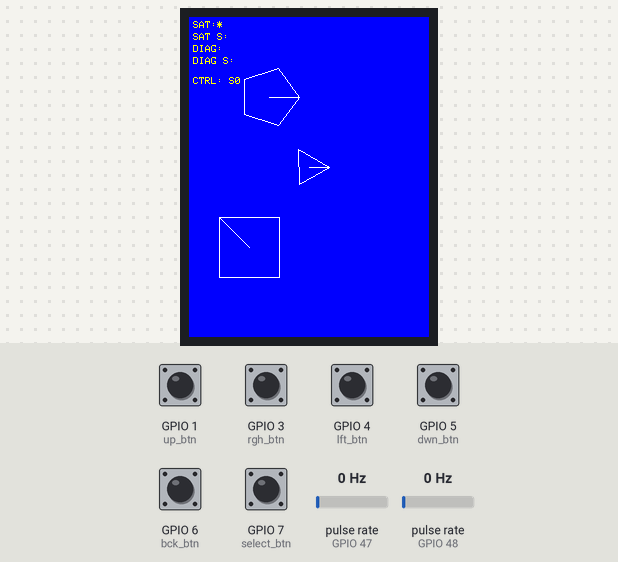
This sketch was run on a simulated ESP32-S3. On the bench: 240×320 colour display. Wiring (inferred from the names in the program): 2 × pulse sensor: data GPIO 47 / data GPIO 48. The test bench sets the inputs (shaded band); at power-on: GPIO 1 (up_btn), GPIO 3 (rgh_btn), GPIO 4 (lft_btn), GPIO 5 (dwn_btn), GPIO 6 (bck_btn), GPIO 7 (select_btn) HIGH, pulse rate (sensors on GPIO 47, GPIO 48) 0 Hz. What the sketch prints to the serial monitor is not drawn.

Above: at 1.5 s.
1.6 s: pulse rate (sensor on GPIO 47) set to 2 Hz
At 2.16 s:
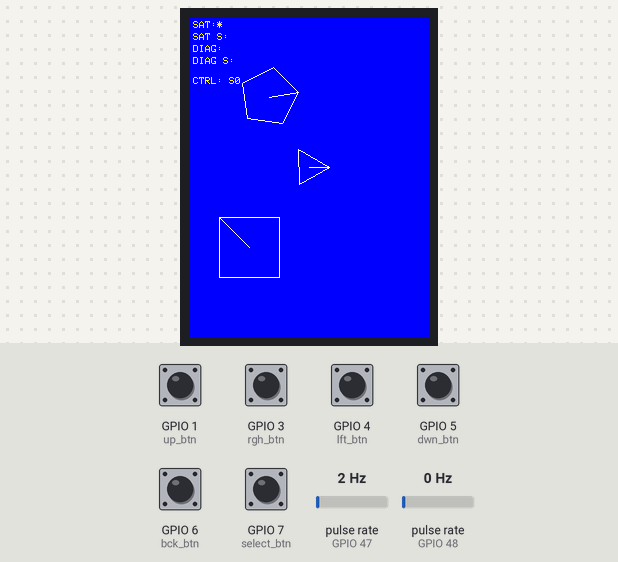
4.2 s: GPIO 6 (bck_btn) pulled LOW for 0.15 s
At 4.44 s:
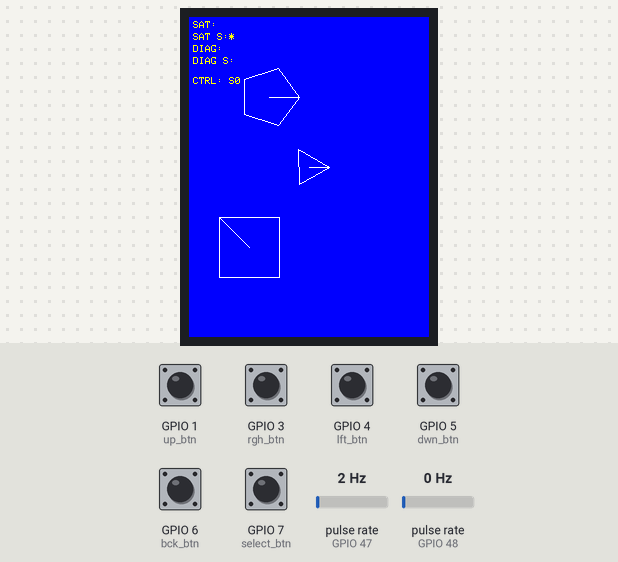
4.9 s: GPIO 7 (select_btn) pulled LOW for 0.15 s
At 5.21 s:
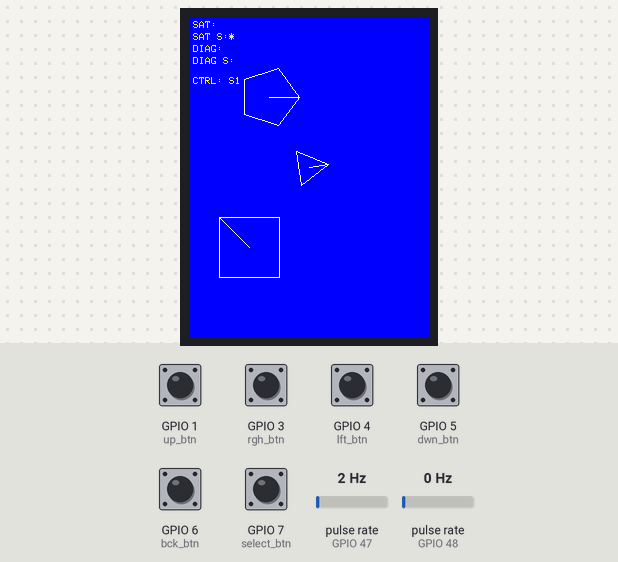
5.6 s: GPIO 1 (up_btn) pulled LOW for 1 s
At 7.8 s:
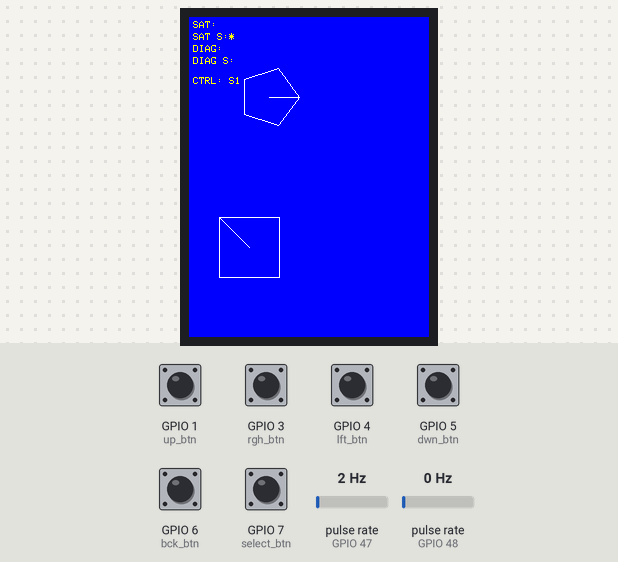
8.1 s: pulse rate (sensor on GPIO 48) set to 50 Hz
10.7 s: pulse rate (sensor on GPIO 48) set to 100 Hz
Timing chart, 0 to 13.4 s (numbered marks = the images above; inputs shaded):
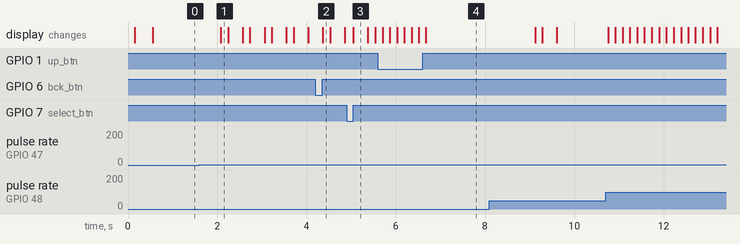

The sketch:

convex_collision.ino
```cpp
#include <TFT_eSPI.h>
#include <Wire.h>
#include <vector>
#include <algorithm>
#include <math.h>

using namespace std;

// Eğer INFINITY tanımlı değilse tanımla
#ifndef INFINITY
#define INFINITY (1e9)
#endif

// ====== BUTON PINLERİ ======
#define up_btn     1
#define dwn_btn    5
#define lft_btn    4
#define rgh_btn    3
#define bck_btn    6
#define select_btn 7

// ====== ENCODER PINLERİ ======
#define ENCODER_CLK 48
#define ENCODER_DT  47

// *** ÖNEMLİ: Interrupt içinde değişen değişkenler 'volatile' olmalıdır ***
volatile int counter = 0;
volatile int lastEncoded = 0; // Encoder durumu için

// ====== TFT ======
TFT_eSPI tft = TFT_eSPI();
TFT_eSprite img = TFT_eSprite(&tft);

// ====== ZAMANLAMA ======
unsigned long previousMillis = 0;
const unsigned long interval = 16;   // ~60 FPS

// ====== INPUT DURUMLARI ======
bool UP = false;
bool DOWN = false;
bool LEFT = false;
bool RIGHT = false;
bool SELECT1 = false;
bool SELECT2 = false;

// Aktif shape index (0 veya 1)
int activeShapeIndex = 0;

// ====== VEC / POLYGON YAPILARI ======
struct vec2d {
  float x;
  float y;
};

struct polygon {
  vector<vec2d> p;   // Transform edilmiş noktalar
  vec2d pos;         // Shape pozisyonu
  float angle;       // Yön (radyan)
  vector<vec2d> o;   // Model (orijinal local noktalar)
  bool overlap = false; // Çarpışma flag'i
};

vector<polygon> vecShapes;
int nMode = 0;  // 0: SAT, 1: SAT/STATIC, 2: DIAG, 3: DIAG/STATIC

// ====== İLERİ DEKLARASYONLAR ======
void buttonControl();
void updateGame(float fElapsedTime);
void updatePolygonsAndCollisions();
void Draw();

// ==== Collision fonksiyonları ====
bool ShapeOverlap_SAT(polygon &r1, polygon &r2);
bool ShapeOverlap_SAT_STATIC(polygon &r1, polygon &r2);
bool ShapeOverlap_DIAGS(polygon &r1, polygon &r2);
bool ShapeOverlap_DIAGS_STATIC(polygon &r1, polygon &r2);

// ==========================================
//  ENCODER INTERRUPT FONKSİYONU (YENİ)
// ==========================================
// IRAM_ATTR, fonksiyonun RAM'de çalışmasını sağlar (daha hızlıdır ve kilitlenmeyi önler)
void IRAM_ATTR readEncoderISR() {
  // En basit ve kararlı yöntemlerden biri (State Table mantığına benzer basitleştirilmiş)
  int MSB = digitalRead(ENCODER_CLK); // Most Significant Bit
  int LSB = digitalRead(ENCODER_DT);  // Least Significant Bit

  int encoded = (MSB << 1) | LSB; // İki pini birleştir
  int sum = (lastEncoded << 2) | encoded; // Eski durumla yeni durumu birleştir

  // Bu binary desenlere göre yönü belirle
  if(sum == 0b1101 || sum == 0b0100 || sum == 0b0010 || sum == 0b1011) counter++;
  if(sum == 0b1110 || sum == 0b0111 || sum == 0b0001 || sum == 0b1000) counter--;

  lastEncoded = encoded; // Durumu kaydet
}

void setup() {
  Serial.begin(115200);

  // Butonları INPUT_PULLUP yap
  pinMode(up_btn,     INPUT_PULLUP);
  pinMode(dwn_btn,    INPUT_PULLUP);
  pinMode(lft_btn,    INPUT_PULLUP);
  pinMode(rgh_btn,    INPUT_PULLUP);
  pinMode(bck_btn,    INPUT_PULLUP);
  pinMode(select_btn, INPUT_PULLUP);

  // ===== ENCODER AYARLARI (DÜZELTİLDİ) =====
  pinMode(ENCODER_CLK, INPUT_PULLUP);
  pinMode(ENCODER_DT,  INPUT_PULLUP);

  // Interrupt'ları bağla (CHANGE: sinyal değiştiği an tetiklenir)
  attachInterrupt(digitalPinToInterrupt(ENCODER_CLK), readEncoderISR, CHANGE);
  attachInterrupt(digitalPinToInterrupt(ENCODER_DT),  readEncoderISR, CHANGE);

  Serial.println("Encoder test basladi (Interrupt Version)...");

  // TFT
  tft.init();
  tft.setRotation(4);
  tft.setSwapBytes(true);
  tft.fillScreen(TFT_BLUE);

  img.createSprite(170, 320);
  img.setTextDatum(TL_DATUM);
  img.setTextColor(TFT_WHITE, TFT_BLUE);

  // ====== Pentagon (Shape 0) ======
  polygon s1;
  float fTheta = 3.14159f * 2.0f / 5.0f;
  s1.pos = { 80.0f, 80.0f };
  s1.angle = 0.0f;
  for (int i = 0; i < 5; i++) {
    float x = 30.0f * cosf(fTheta * i);
    float y = 30.0f * sinf(fTheta * i);
    s1.o.push_back({ x, y });
    s1.p.push_back({ x, y });
  }

  // ====== Üçgen (Shape 1) ======
  polygon s2;
  fTheta = 3.14159f * 2.0f / 3.0f;
  s2.pos = { 120.0f, 150.0f };
  s2.angle = 0.0f;
  for (int i = 0; i < 3; i++) {
    float x = 20.0f * cosf(fTheta * i);
    float y = 20.0f * sinf(fTheta * i);
    s2.o.push_back({ x, y });
    s2.p.push_back({ x, y });
  }

  // ====== Kare (Shape 2, statik engel gibi) ======
  polygon s3;
  s3.pos = { 60.0f, 230.0f };
  s3.angle = 0.0f;
  s3.o.push_back({ -30, -30 });
  s3.o.push_back({ -30, +30 });
  s3.o.push_back({ +30, +30 });
  s3.o.push_back({ +30, -30 });
  s3.p.resize(4);

  vecShapes.push_back(s1);  // 0
  vecShapes.push_back(s2);  // 1
  vecShapes.push_back(s3);  // 2 (statik engel)

  img.pushSprite(0, 0);
}

void loop() {
  // ARTIK BURADA ENCODER OKUMUYORUZ.
  // Encoder okuması arka planda otomatik yapılıyor.

  // Sadece debug için yazdıralım (değer değişmişse)
  static int prevCounterPrint = 0;
  if (counter != prevCounterPrint) {
      Serial.print("Encoder Counter: ");
      Serial.println(counter);
      prevCounterPrint = counter;
  }

  buttonControl();  // butonları oku

  unsigned long currentMillis = millis();
  if (currentMillis - previousMillis >= interval) {
    float fElapsedTime = (currentMillis - previousMillis) / 1000.0f;
    previousMillis = currentMillis;

    updateGame(fElapsedTime);         // input -> pos/angle
    updatePolygonsAndCollisions();    // p[] güncelle + collision test
    Draw();                           // ekrana çiz
  }
}

// ======================
//  BUTON OKUMA
// ======================
void buttonControl() {
  int btnDOWN   = digitalRead(dwn_btn);
  int btnUP     = digitalRead(up_btn);
  int btnRIGHT  = digitalRead(rgh_btn);
  int btnLEFT   = digitalRead(lft_btn);
  int btnPAUSE  = digitalRead(bck_btn);
  int btnSELECT = digitalRead(select_btn);

  UP      = (btnUP     == LOW);
  DOWN    = (btnDOWN   == LOW);
  RIGHT   = (btnRIGHT  == LOW);
  LEFT    = (btnLEFT   == LOW);
  SELECT2 = (btnPAUSE  == LOW);   // Mode
  SELECT1 = (btnSELECT == LOW);   // Shape değiştirme (tıklama)
}

// ======================
//  INPUT → SHAPE HAREKET
// ======================
void updateGame(float fElapsedTime) {
  static bool prevSelect2 = false;
  if (SELECT2 && !prevSelect2) {
    nMode = (nMode + 1) % 4;
    Serial.print("Mode: ");
    Serial.println(nMode);
  }
  prevSelect2 = SELECT2;

  static bool prevSelect1 = false;
  if (SELECT1 && !prevSelect1) {
    activeShapeIndex++;
    if (activeShapeIndex > 1) activeShapeIndex = 0;
    Serial.print("Active Shape: ");
    Serial.println(activeShapeIndex);
  }
  prevSelect1 = SELECT1;

  if (activeShapeIndex < 0 || activeShapeIndex >= (int)vecShapes.size()) return;
  polygon &s = vecShapes[activeShapeIndex];

  const float moveSpeed = 60.0f;  // px/s
  const float stepAngle = 0.15f;  // ÇOK ÖNEMLİ: Interrupt çok hassastır, bu değeri düşürdüm.

  // ====== COUNTER KULLANIMI ======
  // Interrupt çok hızlı sayabilir (her "tık" için 4 değer artabilir)
  // Bu yüzden division (/ 4 veya / 2) yaparak yumuşatabilirsin.
  static int prevCounter = 0;

  // Anlık counter değerini yerel değişkene al (işlem sırasında değişmesin diye)
  int currentCounter = counter;
  int delta = currentCounter - prevCounter;

  // Eğer çok hızlı dönüyorsa shape uçmasın diye yumuşatma
  if (delta != 0) {
      // Not: Interrupt yöntemi her tıkta 2 veya 4 artış verebilir, bu normaldir.
      // Bu yüzden delta'yı doğrudan açıya ekliyoruz.
      s.angle += delta * stepAngle;
      prevCounter = currentCounter;
  }

  // D-pad
  if (UP) {
    s.pos.x += cosf(s.angle) * moveSpeed * fElapsedTime;
    s.pos.y += sinf(s.angle) * moveSpeed * fElapsedTime;
  }
  if (DOWN) {
    s.pos.x -= cosf(s.angle) * moveSpeed * fElapsedTime;
    s.pos.y -= sinf(s.angle) * moveSpeed * fElapsedTime;
  }
}

// ======================
//  POLYGON GÜNCELLEME + COLLISION
// ======================
void updatePolygonsAndCollisions() {
  for (auto &r : vecShapes) {
    for (int i = 0; i < (int)r.o.size(); i++) {
      r.p[i] = {
        (r.o[i].x * cosf(r.angle)) - (r.o[i].y * sinf(r.angle)) + r.pos.x,
        (r.o[i].x * sinf(r.angle)) + (r.o[i].y * cosf(r.angle)) + r.pos.y
      };
    }
    r.overlap = false;
  }

  for (int m = 0; m < (int)vecShapes.size(); m++) {
    for (int n = m + 1; n < (int)vecShapes.size(); n++) {
      switch (nMode) {
        case 0: vecShapes[m].overlap |= ShapeOverlap_SAT(vecShapes[m], vecShapes[n]); break;
        case 1: vecShapes[m].overlap |= ShapeOverlap_SAT_STATIC(vecShapes[m], vecShapes[n]); break;
        case 2: vecShapes[m].overlap |= ShapeOverlap_DIAGS(vecShapes[m], vecShapes[n]); break;
        case 3: vecShapes[m].overlap |= ShapeOverlap_DIAGS_STATIC(vecShapes[m], vecShapes[n]); break;
      }
    }
  }
}

// ======================
//  ÇİZİM
// ======================
void Draw() {
  img.fillSprite(TFT_BLUE);

  img.setTextDatum(TL_DATUM);
  img.setTextColor(TFT_YELLOW, TFT_BLUE);
  img.setCursor(4, 4);
  img.printf("SAT:%s",  (nMode == 0 ? "*" : " "));
  img.setCursor(4, 16);
  img.printf("SAT S:%s", (nMode == 1 ? "*" : " "));
  img.setCursor(4, 28);
  img.printf("DIAG:%s", (nMode == 2 ? "*" : " "));
  img.setCursor(4, 40);
  img.printf("DIAG S:%s", (nMode == 3 ? "*" : " "));

  img.setCursor(4, 60);
  img.printf("CTRL: S%d", activeShapeIndex);

  for (auto &r : vecShapes) {
    uint16_t c = r.overlap ? TFT_RED : TFT_WHITE;
    int n = (int)r.p.size();
    if (n < 2) continue;

    for (int i = 0; i < n; i++) {
      int j = (i + 1) % n;
      img.drawLine((int)r.p[i].x, (int)r.p[i].y,
                   (int)r.p[j].x, (int)r.p[j].y, c);
    }
    img.drawLine((int)r.p[0].x, (int)r.p[0].y,
                 (int)r.pos.x,   (int)r.pos.y,   c);
  }
  img.pushSprite(0, 0);
}

// COLLISION FONKSİYONLARI AYNEN KALDI (Kod kalabalığı olmasın diye tekrar yazmadım, eskisiyle aynı)
// Aşağıya kendi collision fonksiyonlarını yapıştırabilirsin.
// ... ShapeOverlap_SAT ...
// ... ShapeOverlap_SAT_STATIC ...
// ... ShapeOverlap_DIAGS ...
// ... ShapeOverlap_DIAGS_STATIC ...
bool ShapeOverlap_SAT(polygon &r1, polygon &r2) {
  polygon *poly1 = &r1;
  polygon *poly2 = &r2;

  for (int shape = 0; shape < 2; shape++) {
    if (shape == 1) {
      poly1 = &r2;
      poly2 = &r1;
    }

    for (int a = 0; a < (int)poly1->p.size(); a++) {
      int b = (a + 1) % poly1->p.size();
      vec2d axisProj = { -(poly1->p[b].y - poly1->p[a].y),
                           poly1->p[b].x - poly1->p[a].x };
      float d = sqrtf(axisProj.x * axisProj.x + axisProj.y * axisProj.y);
      axisProj = { axisProj.x / d, axisProj.y / d };

      float min_r1 = INFINITY, max_r1 = -INFINITY;
      for (int p = 0; p < (int)poly1->p.size(); p++) {
        float q = (poly1->p[p].x * axisProj.x + poly1->p[p].y * axisProj.y);
        min_r1 = std::min(min_r1, q);
        max_r1 = std::max(max_r1, q);
      }

      float min_r2 = INFINITY, max_r2 = -INFINITY;
      for (int p = 0; p < (int)poly2->p.size(); p++) {
        float q = (poly2->p[p].x * axisProj.x + poly2->p[p].y * axisProj.y);
        min_r2 = std::min(min_r2, q);
        max_r2 = std::max(max_r2, q);
      }

      if (!(max_r2 >= min_r1 && max_r1 >= min_r2))
        return false;
    }
  }

  return true;
}

bool ShapeOverlap_SAT_STATIC(polygon &r1, polygon &r2) {
  polygon *poly1 = &r1;
  polygon *poly2 = &r2;

  float overlap = INFINITY;
  vec2d translationAxis = { 0, 0 };

  for (int shape = 0; shape < 2; shape++) {
    if (shape == 1) {
      poly1 = &r2;
      poly2 = &r1;
    }

    for (int a = 0; a < (int)poly1->p.size(); a++) {
      int b = (a + 1) % poly1->p.size();
      vec2d axisProj = { -(poly1->p[b].y - poly1->p[a].y),
                           poly1->p[b].x - poly1->p[a].x };

      // Eksen normalizasyonu
      float d = sqrtf(axisProj.x * axisProj.x + axisProj.y * axisProj.y);
      if (d == 0.0f) continue;
      axisProj = { axisProj.x / d, axisProj.y / d };

      float min_r1 = INFINITY, max_r1 = -INFINITY;
      for (int p = 0; p < (int)poly1->p.size(); p++) {
        float q = (poly1->p[p].x * axisProj.x + poly1->p[p].y * axisProj.y);
        min_r1 = std::min(min_r1, q);
        max_r1 = std::max(max_r1, q);
      }

      float min_r2 = INFINITY, max_r2 = -INFINITY;
      for (int p = 0; p < (int)poly2->p.size(); p++) {
        float q = (poly2->p[p].x * axisProj.x + poly2->p[p].y * axisProj.y);
        min_r2 = std::min(min_r2, q);
        max_r2 = std::max(max_r2, q);
      }

      if (!(max_r2 >= min_r1 && max_r1 >= min_r2))
        return false;

      float currentOverlap = std::min(max_r1, max_r2) - std::max(min_r1, min_r2);
      if (currentOverlap < overlap) {
        overlap = currentOverlap;
        translationAxis = axisProj;
      }
    }
  }

  // İtme yönünün r1'i dışarı doğru atacak şekilde olmasını sağla
  vec2d d = { r1.pos.x - r2.pos.x, r1.pos.y - r2.pos.y };
  float dot = d.x * translationAxis.x + d.y * translationAxis.y;
  if (dot < 0) {
    translationAxis.x = -translationAxis.x;
    translationAxis.y = -translationAxis.y;
  }

  // Şekli çakışma ekseni doğrultusunda en kısa yoldan dışarı it
  r1.pos.x += overlap * translationAxis.x;
  r1.pos.y += overlap * translationAxis.y;

  return true;
}

bool ShapeOverlap_DIAGS(polygon &r1, polygon &r2) {
  polygon *poly1 = &r1;
  polygon *poly2 = &r2;

  for (int shape = 0; shape < 2; shape++) {
    if (shape == 1) {
      poly1 = &r2;
      poly2 = &r1;
    }

    for (int p = 0; p < (int)poly1->p.size(); p++) {
      vec2d line_r1s = poly1->pos;
      vec2d line_r1e = poly1->p[p];

      for (int q = 0; q < (int)poly2->p.size(); q++) {
        vec2d line_r2s = poly2->p[q];
        vec2d line_r2e = poly2->p[(q + 1) % poly2->p.size()];

        float h = (line_r2e.x - line_r2s.x) * (line_r1s.y - line_r1e.y) -
                  (line_r1s.x - line_r1e.x) * (line_r2e.y - line_r2s.y);
        float t1 = ((line_r2s.y - line_r2e.y) * (line_r1s.x - line_r2s.x) +
                    (line_r2e.x - line_r2s.x) * (line_r1s.y - line_r2s.y)) / h;
        float t2 = ((line_r1s.y - line_r1e.y) * (line_r1s.x - line_r2s.x) +
                    (line_r1e.x - line_r1s.x) * (line_r1s.y - line_r2s.y)) / h;

        if (t1 >= 0.0f && t1 < 1.0f && t2 >= 0.0f && t2 < 1.0f)
          return true;
      }
    }
  }
  return false;
}

bool ShapeOverlap_DIAGS_STATIC(polygon &r1, polygon &r2) {
  polygon *poly1 = &r1;
  polygon *poly2 = &r2;

  for (int shape = 0; shape < 2; shape++) {
    if (shape == 1) {
      poly1 = &r2;
      poly2 = &r1;
    }

    for (int p = 0; p < (int)poly1->p.size(); p++) {
      vec2d line_r1s = poly1->pos;
      vec2d line_r1e = poly1->p[p];
      vec2d displacement = { 0, 0 };

      for (int q = 0; q < (int)poly2->p.size(); q++) {
        vec2d line_r2s = poly2->p[q];
        vec2d line_r2e = poly2->p[(q + 1) % poly2->p.size()];

        float h = (line_r2e.x - line_r2s.x) * (line_r1s.y - line_r1e.y) -
                  (line_r1s.x - line_r1e.x) * (line_r2e.y - line_r2s.y);
        float t1 = ((line_r2s.y - line_r2e.y) * (line_r1s.x - line_r2s.x) +
                    (line_r2e.x - line_r2s.x) * (line_r1s.y - line_r2s.y)) / h;
        float t2 = ((line_r1s.y - line_r1e.y) * (line_r1s.x - line_r2s.x) +
                    (line_r1e.x - line_r1s.x) * (line_r1s.y - line_r2s.y)) / h;

        if (t1 >= 0.0f && t1 < 1.0f && t2 >= 0.0f && t2 < 1.0f) {
          displacement.x += (1.0f - t1) * (line_r1e.x - line_r1s.x);
          displacement.y += (1.0f - t1) * (line_r1e.y - line_r1s.y);
        }
      }

      r1.pos.x += displacement.x * (shape == 0 ? -1.0f : +1.0f);
      r1.pos.y += displacement.y * (shape == 0 ? -1.0f : +1.0f);
    }
  }
  return false;
}
```

Measured:
- the behaviour switches between 0 and 1 Hz on pulse rate (sensor on GPIO 47) (found by bisection; images 0 and 1)
- after the input at 1.6 s, the display: changes after 0.48 s (image 1)
- after the input at 4.2 s, the display: changes after 0.17 s (image 2)
- after the input at 4.9 s, the display: changes after 0.15 s (image 3)
- after the input at 5.6 s, the display: first changes after 0.10 s (image 4 shows a later state)
